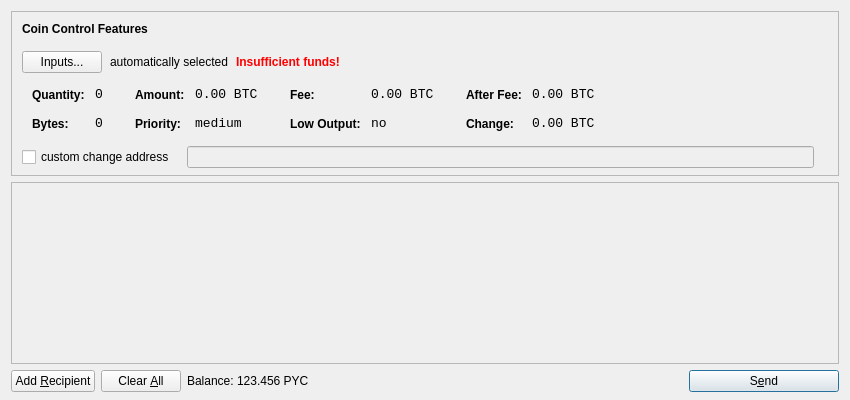
<?xml version="1.0" encoding="UTF-8"?>
<ui version="4.0">
 <class>SendCoinsDialog</class>
 <widget class="QDialog" name="SendCoinsDialog">
  <property name="geometry">
   <rect>
    <x>0</x>
    <y>0</y>
    <width>850</width>
    <height>400</height>
   </rect>
  </property>
  <property name="windowTitle">
   <string>Send Coins</string>
  </property>
  <layout class="QVBoxLayout" name="verticalLayout" stretch="0,1,0">
   <property name="bottomMargin">
    <number>8</number>
   </property>
   <item>
    <widget class="QFrame" name="frameCoinControl">
     <property name="sizePolicy">
      <sizepolicy hsizetype="Expanding" vsizetype="Expanding">
       <horstretch>0</horstretch>
       <verstretch>0</verstretch>
      </sizepolicy>
     </property>
     <property name="maximumSize">
      <size>
       <width>16777215</width>
       <height>16777215</height>
      </size>
     </property>
     <property name="frameShape">
      <enum>QFrame::StyledPanel</enum>
     </property>
     <property name="frameShadow">
      <enum>QFrame::Sunken</enum>
     </property>
     <layout class="QVBoxLayout" name="verticalLayoutCoinControl2">
      <property name="spacing">
       <number>-1</number>
      </property>
      <property name="leftMargin">
       <number>0</number>
      </property>
      <property name="topMargin">
       <number>0</number>
      </property>
      <property name="rightMargin">
       <number>0</number>
      </property>
      <property name="bottomMargin">
       <number>6</number>
      </property>
      <item>
       <layout class="QVBoxLayout" name="verticalLayoutCoinControl" stretch="0,0,0,0,1">
        <property name="spacing">
         <number>0</number>
        </property>
        <property name="leftMargin">
         <number>10</number>
        </property>
        <property name="topMargin">
         <number>10</number>
        </property>
        <item>
         <layout class="QHBoxLayout" name="horizontalLayoutCoinControl1">
          <property name="bottomMargin">
           <number>15</number>
          </property>
          <item>
           <widget class="QLabel" name="labelCoinControlFeatures">
            <property name="sizePolicy">
             <sizepolicy hsizetype="Preferred" vsizetype="Maximum">
              <horstretch>0</horstretch>
              <verstretch>0</verstretch>
             </sizepolicy>
            </property>
            <property name="font">
             <font>
              <weight>75</weight>
              <bold>true</bold>
             </font>
            </property>
            <property name="styleSheet">
             <string notr="true">font-weight:bold;</string>
            </property>
            <property name="text">
             <string>Coin Control Features</string>
            </property>
           </widget>
          </item>
         </layout>
        </item>
        <item>
         <layout class="QHBoxLayout" name="horizontalLayoutCoinControl2" stretch="0,0,0,0">
          <property name="spacing">
           <number>8</number>
          </property>
          <property name="bottomMargin">
           <number>10</number>
          </property>
          <item>
           <widget class="QPushButton" name="pushButtonCoinControl">
            <property name="styleSheet">
             <string notr="true"/>
            </property>
            <property name="text">
             <string>Inputs...</string>
            </property>
           </widget>
          </item>
          <item>
           <widget class="QLabel" name="labelCoinControlAutomaticallySelected">
            <property name="text">
             <string>automatically selected</string>
            </property>
            <property name="margin">
             <number>5</number>
            </property>
           </widget>
          </item>
          <item>
           <widget class="QLabel" name="labelCoinControlInsuffFunds">
            <property name="font">
             <font>
              <weight>75</weight>
              <bold>true</bold>
             </font>
            </property>
            <property name="styleSheet">
             <string notr="true">color:red;font-weight:bold;</string>
            </property>
            <property name="text">
             <string>Insufficient funds!</string>
            </property>
            <property name="margin">
             <number>5</number>
            </property>
           </widget>
          </item>
          <item>
           <spacer name="horizontalSpacerCoinControl">
            <property name="orientation">
             <enum>Qt::Horizontal</enum>
            </property>
            <property name="sizeHint" stdset="0">
             <size>
              <width>40</width>
              <height>1</height>
             </size>
            </property>
           </spacer>
          </item>
         </layout>
        </item>
        <item>
         <widget class="QWidget" name="widgetCoinControl" native="true">
          <property name="sizePolicy">
           <sizepolicy hsizetype="Preferred" vsizetype="Preferred">
            <horstretch>0</horstretch>
            <verstretch>0</verstretch>
           </sizepolicy>
          </property>
          <property name="minimumSize">
           <size>
            <width>0</width>
            <height>0</height>
           </size>
          </property>
          <property name="styleSheet">
           <string notr="true"/>
          </property>
          <layout class="QHBoxLayout" name="horizontalLayoutCoinControl5">
           <property name="margin">
            <number>0</number>
           </property>
           <item>
            <layout class="QHBoxLayout" name="horizontalLayoutCoinControl3" stretch="0,0,0,1">
             <property name="spacing">
              <number>20</number>
             </property>
             <property name="topMargin">
              <number>0</number>
             </property>
             <property name="bottomMargin">
              <number>10</number>
             </property>
             <item>
              <layout class="QFormLayout" name="formLayoutCoinControl1">
               <property name="horizontalSpacing">
                <number>10</number>
               </property>
               <property name="verticalSpacing">
                <number>14</number>
               </property>
               <property name="leftMargin">
                <number>10</number>
               </property>
               <property name="topMargin">
                <number>4</number>
               </property>
               <property name="rightMargin">
                <number>6</number>
               </property>
               <item row="0" column="0">
                <widget class="QLabel" name="labelCoinControlQuantityText">
                 <property name="styleSheet">
                  <string notr="true">font-weight:bold;</string>
                 </property>
                 <property name="text">
                  <string>Quantity:</string>
                 </property>
                 <property name="margin">
                  <number>0</number>
                 </property>
                </widget>
               </item>
               <item row="0" column="1">
                <widget class="QLabel" name="labelCoinControlQuantity">
                 <property name="font">
                  <font>
                   <family>Monospace</family>
                   <pointsize>10</pointsize>
                  </font>
                 </property>
                 <property name="cursor">
                  <cursorShape>IBeamCursor</cursorShape>
                 </property>
                 <property name="contextMenuPolicy">
                  <enum>Qt::ActionsContextMenu</enum>
                 </property>
                 <property name="text">
                  <string notr="true">0</string>
                 </property>
                 <property name="margin">
                  <number>0</number>
                 </property>
                 <property name="textInteractionFlags">
                  <set>Qt::LinksAccessibleByMouse|Qt::TextSelectableByKeyboard|Qt::TextSelectableByMouse</set>
                 </property>
                </widget>
               </item>
               <item row="1" column="0">
                <widget class="QLabel" name="labelCoinControlBytesText">
                 <property name="styleSheet">
                  <string notr="true">font-weight:bold;</string>
                 </property>
                 <property name="text">
                  <string>Bytes:</string>
                 </property>
                </widget>
               </item>
               <item row="1" column="1">
                <widget class="QLabel" name="labelCoinControlBytes">
                 <property name="font">
                  <font>
                   <family>Monospace</family>
                   <pointsize>10</pointsize>
                  </font>
                 </property>
                 <property name="cursor">
                  <cursorShape>IBeamCursor</cursorShape>
                 </property>
                 <property name="contextMenuPolicy">
                  <enum>Qt::ActionsContextMenu</enum>
                 </property>
                 <property name="text">
                  <string notr="true">0</string>
                 </property>
                 <property name="textInteractionFlags">
                  <set>Qt::LinksAccessibleByMouse|Qt::TextSelectableByKeyboard|Qt::TextSelectableByMouse</set>
                 </property>
                </widget>
               </item>
              </layout>
             </item>
             <item>
              <layout class="QFormLayout" name="formLayoutCoinControl2">
               <property name="horizontalSpacing">
                <number>10</number>
               </property>
               <property name="verticalSpacing">
                <number>14</number>
               </property>
               <property name="leftMargin">
                <number>6</number>
               </property>
               <property name="topMargin">
                <number>4</number>
               </property>
               <property name="rightMargin">
                <number>6</number>
               </property>
               <item row="0" column="0">
                <widget class="QLabel" name="labelCoinControlAmountText">
                 <property name="styleSheet">
                  <string notr="true">font-weight:bold;</string>
                 </property>
                 <property name="text">
                  <string>Amount:</string>
                 </property>
                 <property name="margin">
                  <number>0</number>
                 </property>
                </widget>
               </item>
               <item row="0" column="1">
                <widget class="QLabel" name="labelCoinControlAmount">
                 <property name="font">
                  <font>
                   <family>Monospace</family>
                   <pointsize>10</pointsize>
                  </font>
                 </property>
                 <property name="cursor">
                  <cursorShape>IBeamCursor</cursorShape>
                 </property>
                 <property name="contextMenuPolicy">
                  <enum>Qt::ActionsContextMenu</enum>
                 </property>
                 <property name="text">
                  <string notr="true">0.00 BTC</string>
                 </property>
                 <property name="textInteractionFlags">
                  <set>Qt::LinksAccessibleByMouse|Qt::TextSelectableByKeyboard|Qt::TextSelectableByMouse</set>
                 </property>
                </widget>
               </item>
               <item row="1" column="0">
                <widget class="QLabel" name="labelCoinControlPriorityText">
                 <property name="styleSheet">
                  <string notr="true">font-weight:bold;</string>
                 </property>
                 <property name="text">
                  <string>Priority:</string>
                 </property>
                </widget>
               </item>
               <item row="1" column="1">
                <widget class="QLabel" name="labelCoinControlPriority">
                 <property name="font">
                  <font>
                   <family>Monospace</family>
                   <pointsize>10</pointsize>
                  </font>
                 </property>
                 <property name="cursor">
                  <cursorShape>IBeamCursor</cursorShape>
                 </property>
                 <property name="contextMenuPolicy">
                  <enum>Qt::ActionsContextMenu</enum>
                 </property>
                 <property name="text">
                  <string>medium</string>
                 </property>
                 <property name="textInteractionFlags">
                  <set>Qt::LinksAccessibleByMouse|Qt::TextSelectableByKeyboard|Qt::TextSelectableByMouse</set>
                 </property>
                </widget>
               </item>
              </layout>
             </item>
             <item>
              <layout class="QFormLayout" name="formLayoutCoinControl3">
               <property name="horizontalSpacing">
                <number>10</number>
               </property>
               <property name="verticalSpacing">
                <number>14</number>
               </property>
               <property name="leftMargin">
                <number>6</number>
               </property>
               <property name="topMargin">
                <number>4</number>
               </property>
               <property name="rightMargin">
                <number>6</number>
               </property>
               <item row="0" column="0">
                <widget class="QLabel" name="labelCoinControlFeeText">
                 <property name="styleSheet">
                  <string notr="true">font-weight:bold;</string>
                 </property>
                 <property name="text">
                  <string>Fee:</string>
                 </property>
                 <property name="margin">
                  <number>0</number>
                 </property>
                </widget>
               </item>
               <item row="0" column="1">
                <widget class="QLabel" name="labelCoinControlFee">
                 <property name="font">
                  <font>
                   <family>Monospace</family>
                   <pointsize>10</pointsize>
                  </font>
                 </property>
                 <property name="cursor">
                  <cursorShape>IBeamCursor</cursorShape>
                 </property>
                 <property name="contextMenuPolicy">
                  <enum>Qt::ActionsContextMenu</enum>
                 </property>
                 <property name="text">
                  <string notr="true">0.00 BTC</string>
                 </property>
                 <property name="textInteractionFlags">
                  <set>Qt::LinksAccessibleByMouse|Qt::TextSelectableByKeyboard|Qt::TextSelectableByMouse</set>
                 </property>
                </widget>
               </item>
               <item row="1" column="0">
                <widget class="QLabel" name="labelCoinControlLowOutputText">
                 <property name="styleSheet">
                  <string notr="true">font-weight:bold;</string>
                 </property>
                 <property name="text">
                  <string>Low Output:</string>
                 </property>
                </widget>
               </item>
               <item row="1" column="1">
                <widget class="QLabel" name="labelCoinControlLowOutput">
                 <property name="font">
                  <font>
                   <family>Monospace</family>
                   <pointsize>10</pointsize>
                  </font>
                 </property>
                 <property name="cursor">
                  <cursorShape>IBeamCursor</cursorShape>
                 </property>
                 <property name="contextMenuPolicy">
                  <enum>Qt::ActionsContextMenu</enum>
                 </property>
                 <property name="text">
                  <string>no</string>
                 </property>
                 <property name="textInteractionFlags">
                  <set>Qt::LinksAccessibleByMouse|Qt::TextSelectableByKeyboard|Qt::TextSelectableByMouse</set>
                 </property>
                </widget>
               </item>
              </layout>
             </item>
             <item>
              <layout class="QFormLayout" name="formLayoutCoinControl4">
               <property name="horizontalSpacing">
                <number>10</number>
               </property>
               <property name="verticalSpacing">
                <number>14</number>
               </property>
               <property name="leftMargin">
                <number>6</number>
               </property>
               <property name="topMargin">
                <number>4</number>
               </property>
               <property name="rightMargin">
                <number>6</number>
               </property>
               <item row="0" column="0">
                <widget class="QLabel" name="labelCoinControlAfterFeeText">
                 <property name="styleSheet">
                  <string notr="true">font-weight:bold;</string>
                 </property>
                 <property name="text">
                  <string>After Fee:</string>
                 </property>
                 <property name="margin">
                  <number>0</number>
                 </property>
                </widget>
               </item>
               <item row="0" column="1">
                <widget class="QLabel" name="labelCoinControlAfterFee">
                 <property name="font">
                  <font>
                   <family>Monospace</family>
                   <pointsize>10</pointsize>
                  </font>
                 </property>
                 <property name="cursor">
                  <cursorShape>IBeamCursor</cursorShape>
                 </property>
                 <property name="contextMenuPolicy">
                  <enum>Qt::ActionsContextMenu</enum>
                 </property>
                 <property name="text">
                  <string notr="true">0.00 BTC</string>
                 </property>
                 <property name="textInteractionFlags">
                  <set>Qt::LinksAccessibleByMouse|Qt::TextSelectableByKeyboard|Qt::TextSelectableByMouse</set>
                 </property>
                </widget>
               </item>
               <item row="1" column="0">
                <widget class="QLabel" name="labelCoinControlChangeText">
                 <property name="styleSheet">
                  <string notr="true">font-weight:bold;</string>
                 </property>
                 <property name="text">
                  <string>Change:</string>
                 </property>
                </widget>
               </item>
               <item row="1" column="1">
                <widget class="QLabel" name="labelCoinControlChange">
                 <property name="font">
                  <font>
                   <family>Monospace</family>
                   <pointsize>10</pointsize>
                  </font>
                 </property>
                 <property name="cursor">
                  <cursorShape>IBeamCursor</cursorShape>
                 </property>
                 <property name="contextMenuPolicy">
                  <enum>Qt::ActionsContextMenu</enum>
                 </property>
                 <property name="text">
                  <string notr="true">0.00 BTC</string>
                 </property>
                 <property name="textInteractionFlags">
                  <set>Qt::LinksAccessibleByMouse|Qt::TextSelectableByKeyboard|Qt::TextSelectableByMouse</set>
                 </property>
                </widget>
               </item>
              </layout>
             </item>
            </layout>
           </item>
          </layout>
         </widget>
        </item>
        <item>
         <layout class="QHBoxLayout" name="horizontalLayoutCoinControl4" stretch="0,0,0">
          <property name="spacing">
           <number>12</number>
          </property>
          <property name="sizeConstraint">
           <enum>QLayout::SetDefaultConstraint</enum>
          </property>
          <property name="topMargin">
           <number>5</number>
          </property>
          <property name="rightMargin">
           <number>5</number>
          </property>
          <item>
           <widget class="QCheckBox" name="checkBoxCoinControlChange">
            <property name="text">
             <string>custom change address</string>
            </property>
           </widget>
          </item>
          <item>
           <widget class="QLineEdit" name="lineEditCoinControlChange">
            <property name="enabled">
             <bool>false</bool>
            </property>
            <property name="sizePolicy">
             <sizepolicy hsizetype="Expanding" vsizetype="Fixed">
              <horstretch>0</horstretch>
              <verstretch>0</verstretch>
             </sizepolicy>
            </property>
           </widget>
          </item>
          <item>
           <widget class="QLabel" name="labelCoinControlChangeLabel">
            <property name="sizePolicy">
             <sizepolicy hsizetype="Preferred" vsizetype="Expanding">
              <horstretch>0</horstretch>
              <verstretch>0</verstretch>
             </sizepolicy>
            </property>
            <property name="minimumSize">
             <size>
              <width>0</width>
              <height>0</height>
             </size>
            </property>
            <property name="text">
             <string/>
            </property>
            <property name="margin">
             <number>3</number>
            </property>
           </widget>
          </item>
         </layout>
        </item>
        <item>
         <spacer name="verticalSpacerCoinControl">
          <property name="orientation">
           <enum>Qt::Vertical</enum>
          </property>
          <property name="sizeHint" stdset="0">
           <size>
            <width>800</width>
            <height>1</height>
           </size>
          </property>
         </spacer>
        </item>
       </layout>
      </item>
     </layout>
    </widget>
   </item>
   <item>
    <widget class="QScrollArea" name="scrollArea">
     <property name="widgetResizable">
      <bool>true</bool>
     </property>
     <widget class="QWidget" name="scrollAreaWidgetContents">
      <property name="geometry">
       <rect>
        <x>0</x>
        <y>0</y>
        <width>830</width>
        <height>165</height>
       </rect>
      </property>
      <layout class="QVBoxLayout" name="verticalLayout_2">
       <property name="margin">
        <number>0</number>
       </property>
       <item>
        <layout class="QVBoxLayout" name="entries">
         <property name="spacing">
          <number>6</number>
         </property>
        </layout>
       </item>
       <item>
        <spacer name="verticalSpacer">
         <property name="orientation">
          <enum>Qt::Vertical</enum>
         </property>
         <property name="sizeHint" stdset="0">
          <size>
           <width>20</width>
           <height>40</height>
          </size>
         </property>
        </spacer>
       </item>
      </layout>
     </widget>
    </widget>
   </item>
   <item>
    <layout class="QHBoxLayout" name="horizontalLayout">
     <item>
      <widget class="QPushButton" name="addButton">
       <property name="toolTip">
        <string>Send to multiple recipients at once</string>
       </property>
       <property name="text">
        <string>Add &amp;Recipient</string>
       </property>
       <property name="icon">
        <iconset resource="../bitcoin.qrc">
         <normaloff>:/icons/add</normaloff>:/icons/add</iconset>
       </property>
       <property name="autoDefault">
        <bool>false</bool>
       </property>
      </widget>
     </item>
     <item>
      <widget class="QPushButton" name="clearButton">
       <property name="sizePolicy">
        <sizepolicy hsizetype="Minimum" vsizetype="Fixed">
         <horstretch>0</horstretch>
         <verstretch>0</verstretch>
        </sizepolicy>
       </property>
       <property name="toolTip">
        <string>Remove all transaction fields</string>
       </property>
       <property name="text">
        <string>Clear &amp;All</string>
       </property>
       <property name="icon">
        <iconset resource="../bitcoin.qrc">
         <normaloff>:/icons/remove</normaloff>:/icons/remove</iconset>
       </property>
       <property name="autoRepeatDelay">
        <number>300</number>
       </property>
       <property name="autoDefault">
        <bool>false</bool>
       </property>
      </widget>
     </item>
     <item>
      <layout class="QHBoxLayout" name="horizontalLayout_2">
       <property name="spacing">
        <number>3</number>
       </property>
       <item>
        <widget class="QLabel" name="label">
         <property name="text">
          <string>Balance:</string>
         </property>
        </widget>
       </item>
       <item>
        <widget class="QLabel" name="labelBalance">
         <property name="cursor">
          <cursorShape>IBeamCursor</cursorShape>
         </property>
         <property name="text">
          <string>123.456 PYC</string>
         </property>
         <property name="textInteractionFlags">
          <set>Qt::LinksAccessibleByMouse|Qt::TextSelectableByKeyboard|Qt::TextSelectableByMouse</set>
         </property>
        </widget>
       </item>
      </layout>
     </item>
     <item>
      <spacer name="horizontalSpacer">
       <property name="orientation">
        <enum>Qt::Horizontal</enum>
       </property>
       <property name="sizeHint" stdset="0">
        <size>
         <width>40</width>
         <height>20</height>
        </size>
       </property>
      </spacer>
     </item>
     <item>
      <widget class="QPushButton" name="sendButton">
       <property name="minimumSize">
        <size>
         <width>150</width>
         <height>0</height>
        </size>
       </property>
       <property name="toolTip">
        <string>Confirm the send action</string>
       </property>
       <property name="text">
        <string>S&amp;end</string>
       </property>
       <property name="icon">
        <iconset resource="../bitcoin.qrc">
         <normaloff>:/icons/send</normaloff>:/icons/send</iconset>
       </property>
       <property name="default">
        <bool>true</bool>
       </property>
      </widget>
     </item>
    </layout>
   </item>
  </layout>
 </widget>
 <resources>
  <include location="../bitcoin.qrc"/>
 </resources>
 <connections/>
</ui>
